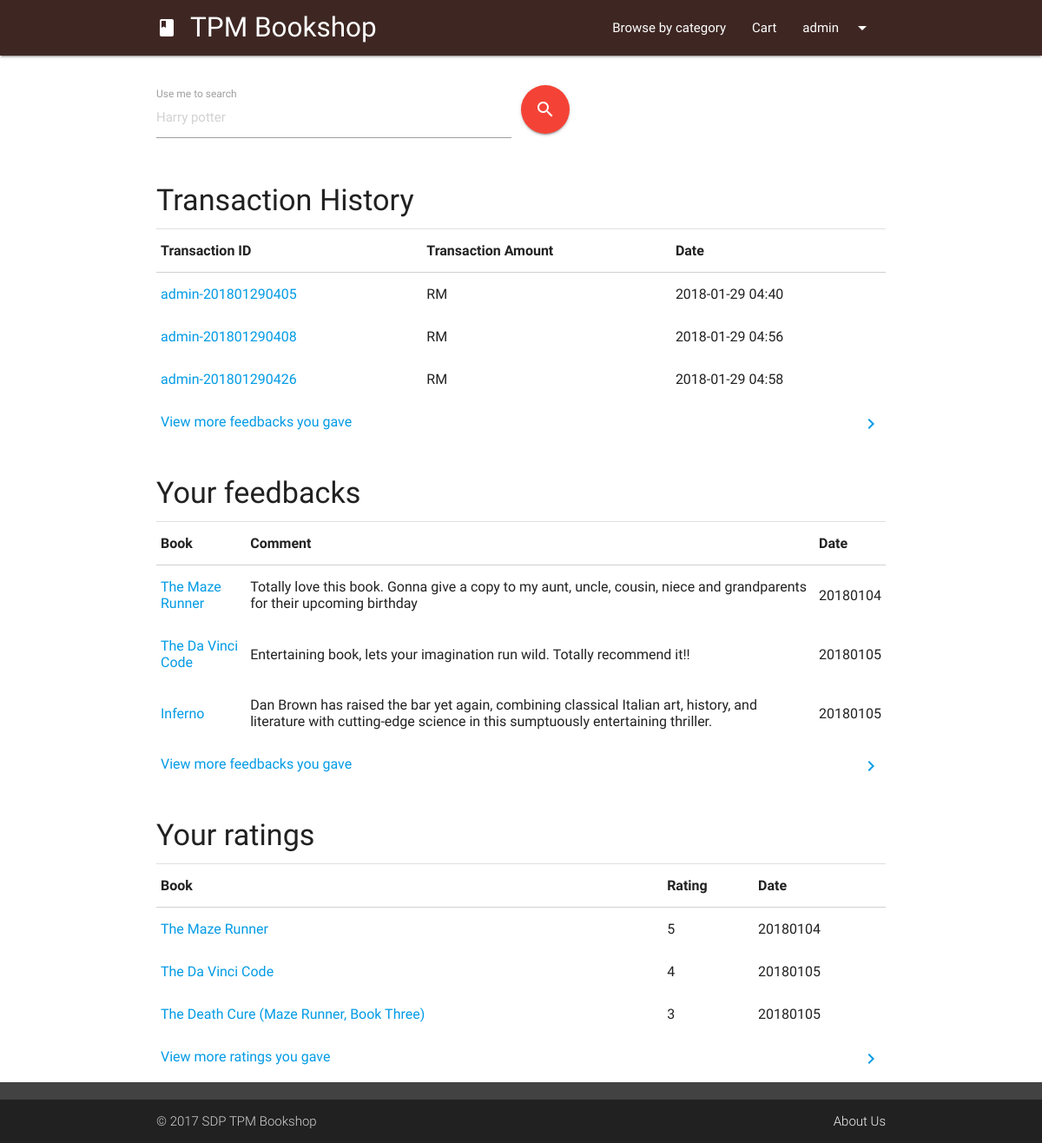
Before: /history.php (signed in) with the older database file.
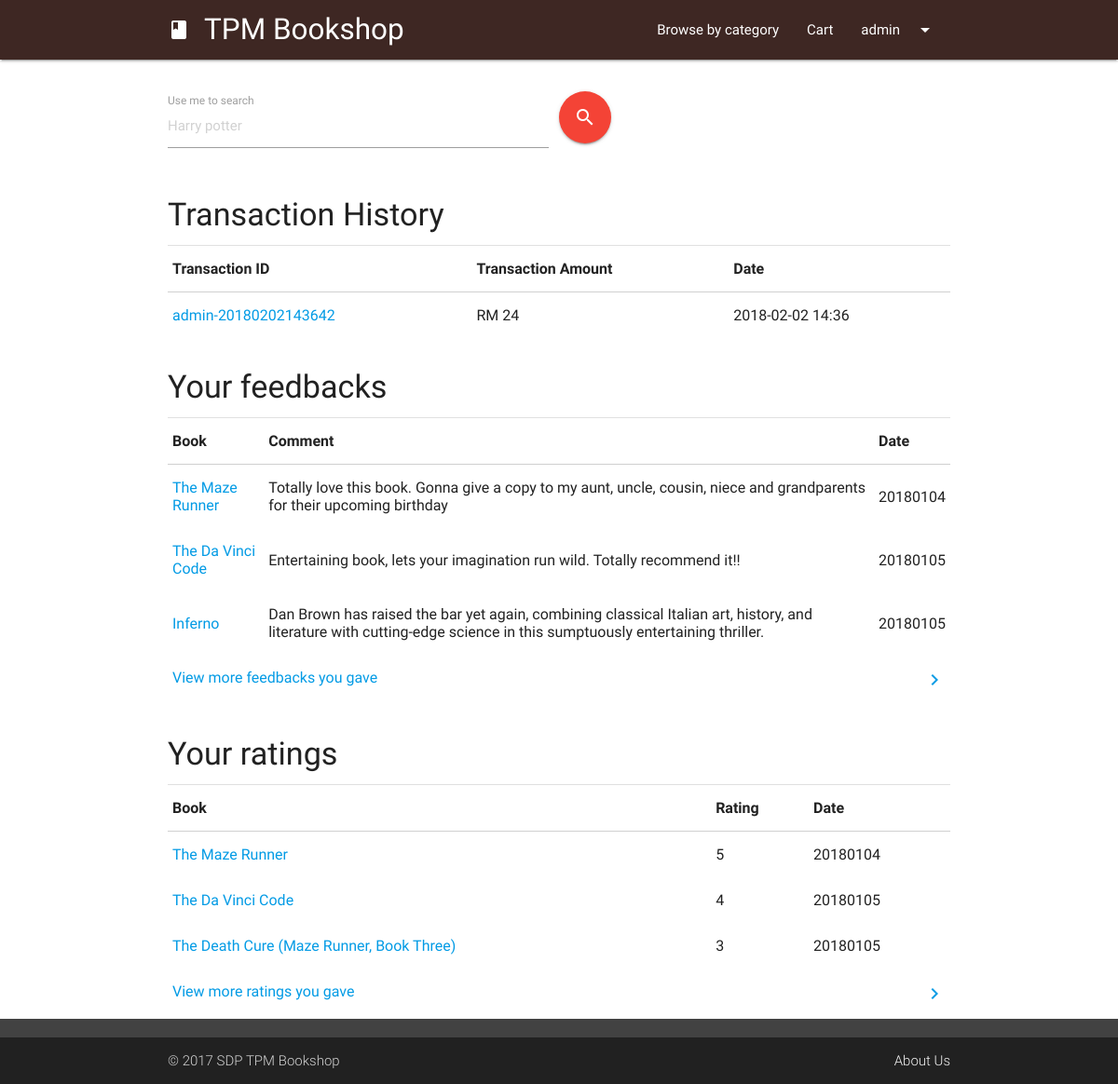
After: the same page with the newer database file.
### tables this page shows
CREATE TABLE `transaction` (
  `transactionID` varchar(255) NOT NULL,
  `transactionUser` varchar(255) NOT NULL,
  `transactionTotal` int(255) NOT NULL,
  `transactionCard` int(11) NOT NULL,
  `transactionDate` varchar(50) NOT NULL
);

CREATE TABLE `bookcomment` (
  `ratingID` int(11) NOT NULL,
  `bookISBN` varchar(255) NOT NULL,
  `username` varchar(255) NOT NULL,
  `comments` text NOT NULL,
  `date` int(255) NOT NULL
);

CREATE TABLE `book` (
  `bookISBN` varchar(255) NOT NULL,
  `bookname` varchar(255) NOT NULL,
  `bookcategory` varchar(80) NOT NULL,
  `bookauthor` varchar(255) NOT NULL,
  `bookdesc` longtext NOT NULL,
  `bookprice` int(11) NOT NULL,
  `bookpages` int(11) NOT NULL,
  `bookpublisher` varchar(255) NOT NULL,
  `bookdateadd` int(11) NOT NULL,
  `bookthumbnail` varchar(255) NOT NULL,
  `bookQty` int(11) NOT NULL DEFAULT '0'
);

CREATE TABLE `bookrating` (
  `ratingID` int(11) NOT NULL,
  `bookISBN` varchar(255) NOT NULL,
  `username` varchar(255) NOT NULL,
  `rating` int(11) NOT NULL,
  `date` int(255) NOT NULL
);

### history.php (the view, shortened to what this page needs)
<?php session_start();
include "php/connect.php";
$currentUser = $_SESSION['tpmb-user'];
?>
<head>
	<link type="text/css" rel="stylesheet" href="css/materialize.min.css" media="screen,projection" />
	<link type="text/css" rel="stylesheet" href="css/tpmb.css" media="screen,projection" />
</head>
<body>
<?php
  include "ui/header.php";?>
  <main class="container">
    <div class="row margintop4">
			<?php include "ui/searchUI.php"; ?>
    </div>
    <h4 class="left-align col s12 m6 offset-m3 margintop4">Transaction History</h4>
    <div class="divider"></div>
    <table class="highlight responsive-table">
      <thead>
        <tr><th>Transaction ID</th><th>Transaction Amount</th><th>Date</th></tr>
      </thead>
      <tbody>
		<?php
    $userTransactionArray=mysqli_query($conn,"SELECT * FROM transaction WHERE transactionUser = '$currentUser' LIMIT 3");
    $userTransactionCount=mysqli_query($conn,"SELECT * FROM transaction WHERE transactionUser = '$currentUser'");
    while($userTransaction = mysqli_fetch_array($userTransactionArray)){ ?>
          <tr>
            <td><a href="transaction-slip.php?transID=<?php echo $userTransaction['transactionID']; ?>"><?php echo $userTransaction['transactionID']; ?></a></td>
            <td>RM <?php echo $userTransaction['transactionTotal']; ?></td>
            <td><?php echo $userTransaction['transactionDate']; ?></td>
          </tr>
      <?php } if(mysqli_num_rows($userTransactionCount) > 3){
        echo "<tr><td colspan='3'><a href='transaction-more.php'><i class='material-icons right'>chevron_right</i>View more feedbacks you gave</a></td></tr>";
      } ?>
      </tbody>
    </table>
    <h4 class="left-align col s12 m6 offset-m3 margintop4">Your feedbacks</h4>
    <div class="divider"></div>
    <table class="highlight responsive-table">
      <thead>
        <tr>
            <th>Book</th>
            <th>Comment</th>
            <th>Date</th>
        </tr>
      </thead>
      <tbody>
		<?php
    $userFeedbackArray=mysqli_query($conn,"SELECT * FROM bookcomment AS bc, book AS b WHERE bc.username = '$currentUser' AND bc.bookISBN=b.bookISBN LIMIT 3");
    $userFeedbackCount=mysqli_query($conn,"SELECT * FROM bookcomment AS bc, book AS b WHERE bc.username = '$currentUser' AND bc.bookISBN=b.bookISBN");
    while($userFeedback = mysqli_fetch_array($userFeedbackArray)){ ?>
          <tr>
            <td><a target="_blank" href="book.php?bookid=<?php echo $userFeedback['bookISBN']; ?>"><?php echo $userFeedback['bookname']; ?></a></td>
            <td><?php echo $userFeedback['comments']; ?></td>
            <td><?php echo $userFeedback['date']; ?></td>
          </tr>
      <?php } if(mysqli_num_rows($userFeedbackCount) > 3){
        echo "<tr><td colspan='3'><a href='history-more.php?action=feedbacks'><i class='material-icons right'>chevron_right</i>View more feedbacks you gave</a></td></tr>";
      } ?>
      </tbody>
    </table>
    <h4 class="left-align col s12 m6 offset-m3 margintop4">Your ratings</h4>
    <div class="divider"></div>
    <table class="highlight responsive-table">
      <thead>
        <tr>
            <th>Book</th>
            <th>Rating</th>
            <th>Date</th>
        </tr>
      </thead>
      <tbody>
		<?php
    $userRatingArray=mysqli_query($conn,"SELECT * FROM bookrating AS br, book AS b WHERE br.username = '$currentUser' AND br.bookISBN=b.bookISBN LIMIT 3");
    $userRatingCount=mysqli_query($conn,"SELECT * FROM bookrating AS br, book AS b WHERE br.username = '$currentUser' AND br.bookISBN=b.bookISBN");
    while($userRating = mysqli_fetch_array($userRatingArray)){ ?>
          <tr>
            <td><a target="_blank" href="book.php?bookid=<?php echo $userRating['bookISBN']; ?>"><?php echo $userRating['bookname']; ?></a></td>
            <td><?php echo $userRating['rating']; ?></td>
            <td><?php echo $userRating['date']; ?></td>
          </tr>
      <?php } if(mysqli_num_rows($userRatingCount) > 3){
        echo "<tr><td colspan='3'><a href='history-more.php?action=rating'><i class='material-icons right'>chevron_right</i>View more ratings you gave</a></td></tr>";
      } ?>
      </tbody>
    </table>
  </main>
</body>

Changed rows visible on the page:
removed transaction: transactionID "admin-201801290405", transactionDate "2018-01-29 04:40"
removed transaction: transactionID "admin-201801290408", transactionDate "2018-01-29 04:56"
removed transaction: transactionID "admin-201801290426", transactionDate "2018-01-29 04:58"
added transaction: transactionID "admin-20180202143642", transactionTotal "24", transactionDate "2018-02-02 14:36"
Other visible differences:
text no longer shown: "View more feedbacks you gave"
